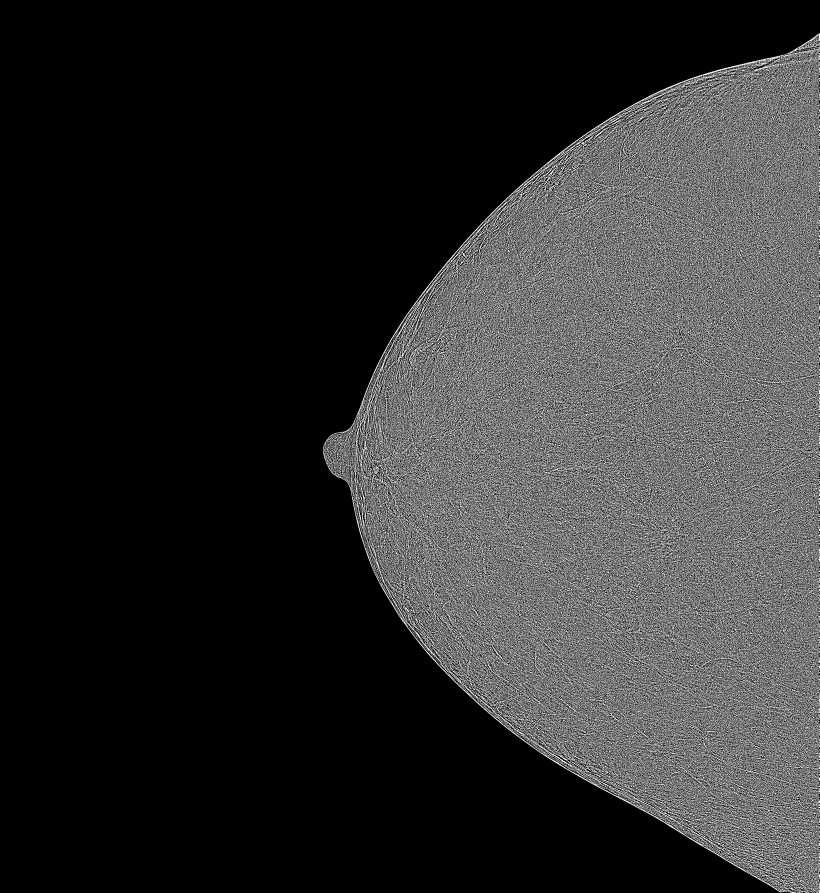
#> input picture CNN_Layer_Visualization/Keggal_set(for testing only)/Lay_visualization/Abnormal/1171817874.png_scale2_1.png, 4915 x 5355 px (shown at 1/6 size)
$ python -i Data_process.py   (imports and definitions only)   (older library calls are emulated)
#> lines starting #> are read from the running program, lines starting #| are printed output that depends on the picture; after the words box and inside, x2 and y2 are one past the last pixel; in counts of white or black regions, pixels touching at a corner belong together
#> further down, picture is the input picture: PIL image 4915x5355 L; min 0, max 255, mean 45.7
__author__ = "JasonLuo"
import pydicom
import os
import shutil
from tqdm.auto import tqdm
import numpy as np
from PIL import Image, ImageOps
from skimage import measure
import cv2

## this file is used to sort DCM file based on it viewPosition - CC and MLO
## and convert all the DCM images into PNG images
## then using LOG filter to upscale one image to six images
def multi_scale_analysis(image):
    image = np.array(image)
    scales = [ 5 ,7, 9,11,13 , 15]
    results = []
    for scale in scales:
        # Apply Laplacian operator with current scale
        filtered = cv2.Laplacian(image, cv2.CV_64F, ksize=scale)
        results.append(filtered)
    return results
def dicom_to_png(dicom_path):
    # Load the DICOM file
    ds = pydicom.dcmread(dicom_path)

    # Get the pixel data
    pixel_array = ds.pixel_array

    # Normalize the pixel values
    pixel_min = pixel_array.min()
    pixel_max = pixel_array.max()
    pixel_range = pixel_max - pixel_min

    normalized_array = (pixel_array - pixel_min) / pixel_range * 255.0

    # Convert the pixel array to a PIL image
    image = Image.fromarray(normalized_array.astype('uint8'))

    # Crop the image based on the breast region
    # cropped_image = crop_breast_region(image)

    return image


def crop_breast_region(image):
    # Convert the image to grayscale
    grayscale_image = image.convert('L')

    # Apply thresholding to create a binary image
    binary_image = grayscale_image.point(lambda x: 0 if x < 128 else 255, '1')
#> binary_image: PIL image 4915x5355 1; 17.9% white in thin lines or dots, all inside (x1, y1, x2, y2) = (1938, 201, 4915, 5355)

    # Invert the binary image
    inverted_image = ImageOps.invert(binary_image)
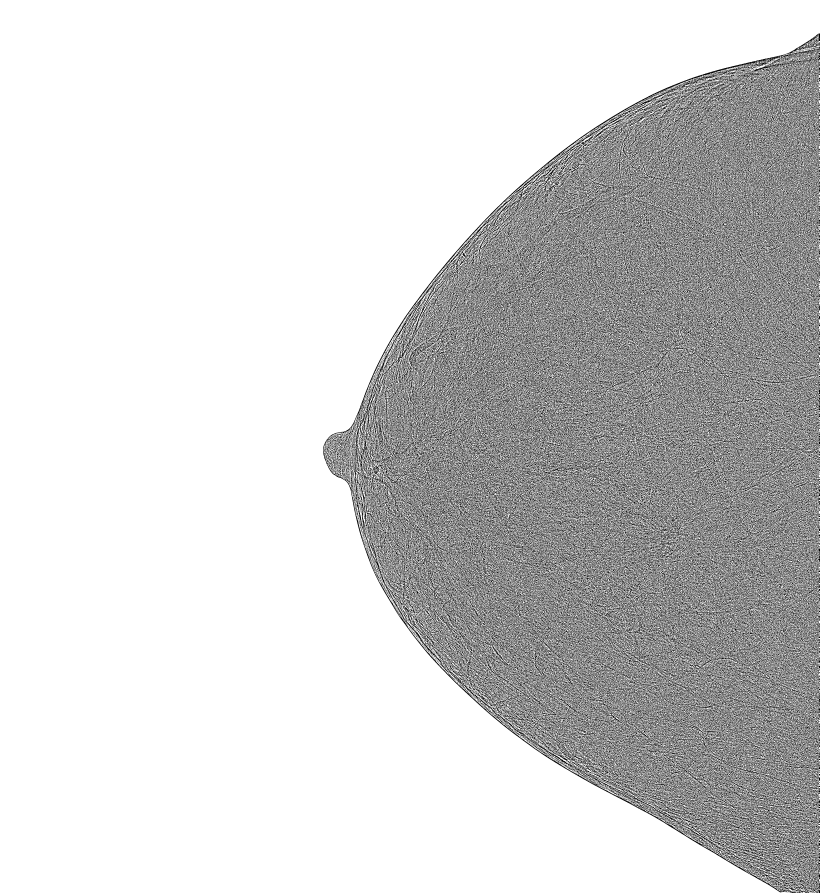
#> inverted_image: PIL image 4915x5355 1 (shown at 1/6 size); 82.1% white; black in thin lines or dots, all inside (x1, y1, x2, y2) = (1938, 201, 4915, 5355)

    # Find contours in the inverted binary image
    contours = measure.find_contours(np.array(inverted_image), 0.5, fully_connected='low')
#> contours = 76148 point arrays, longest 123525 points

    # Find the largest contour (assumed to be the breast region)
    largest_contour = max(contours, key=len)
#> largest_contour = 123525 pairs, first value 298.5 to 5354, second value 1941.5 to 4914

    # Get the bounding box coordinates of the largest contour
    min_row, min_col = np.min(largest_contour, axis=0)
#> min_row = 298.5; min_col = 1941.5
    max_row, max_col = np.max(largest_contour, axis=0)
#> max_row = 5354; max_col = 4914

    # Crop the image based on the bounding box coordinates
    cropped_image = image.crop((min_col, min_row, max_col, max_row))
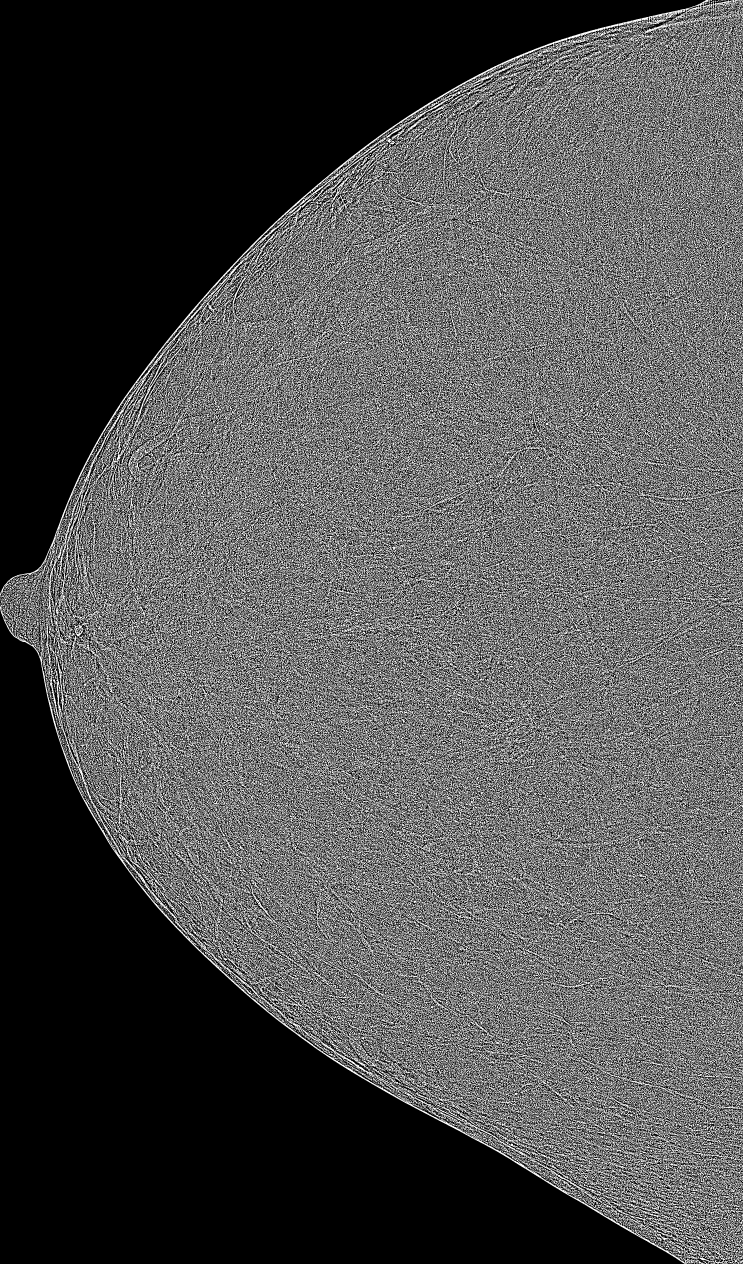
#> cropped_image: PIL image 2972x5056 L (shown at 1/4 size); min 0, max 255, mean 79.9


    return cropped_image

# Specify the directory containing the DICOM files


directory = 'D:/WholeDataSet'
target = 'D:/Estern_PNG'
# [29 lines not run here, left out]

>>> from PIL import Image
>>> picture = Image.open('../../../../CNN_Layer_Visualization/Keggal_set(for testing only)/Lay_visualization/Abnormal/1171817874.png_scale2_1.png')
>>> result = crop_breast_region(picture)

$ run again, on CNN_Layer_Visualization/Keggal_set(for testing only)/Lay_visualization/Abnormal/1203123196.png
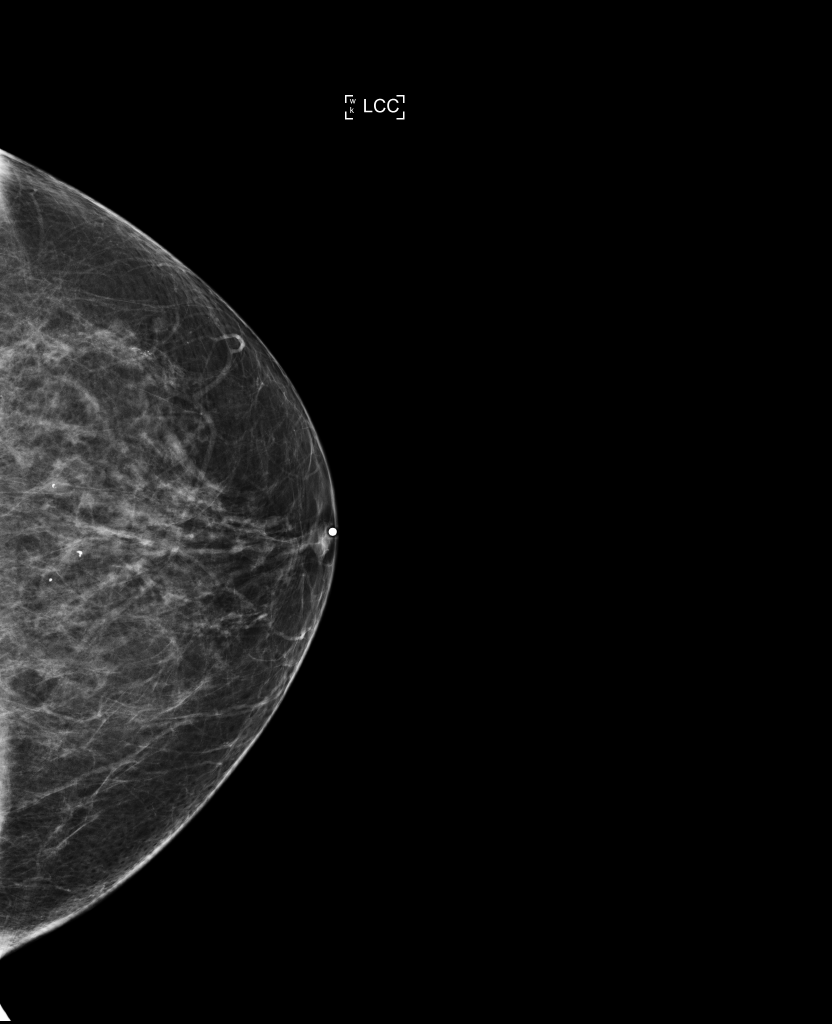
#> input picture CNN_Layer_Visualization/Keggal_set(for testing only)/Lay_visualization/Abnormal/1203123196.png, 3328 x 4096 px (shown at 1/4 size)
#> picture is the input picture: PIL image 3328x4096 L; min 0, max 255, mean 14.9
#> binary_image: PIL image 3328x4096 1; 0.98% white; 5048 white regions (4725 under 20 px), largest, box (x1, y1, x2, y2) and area: (0, 3645, 316, 3833) 11566, (426, 2813, 1114, 3569) 11306, (0, 2789, 58, 3330) 10871
#> in crop_breast_region, `inverted_image = ImageOps.invert(binary_image)`:
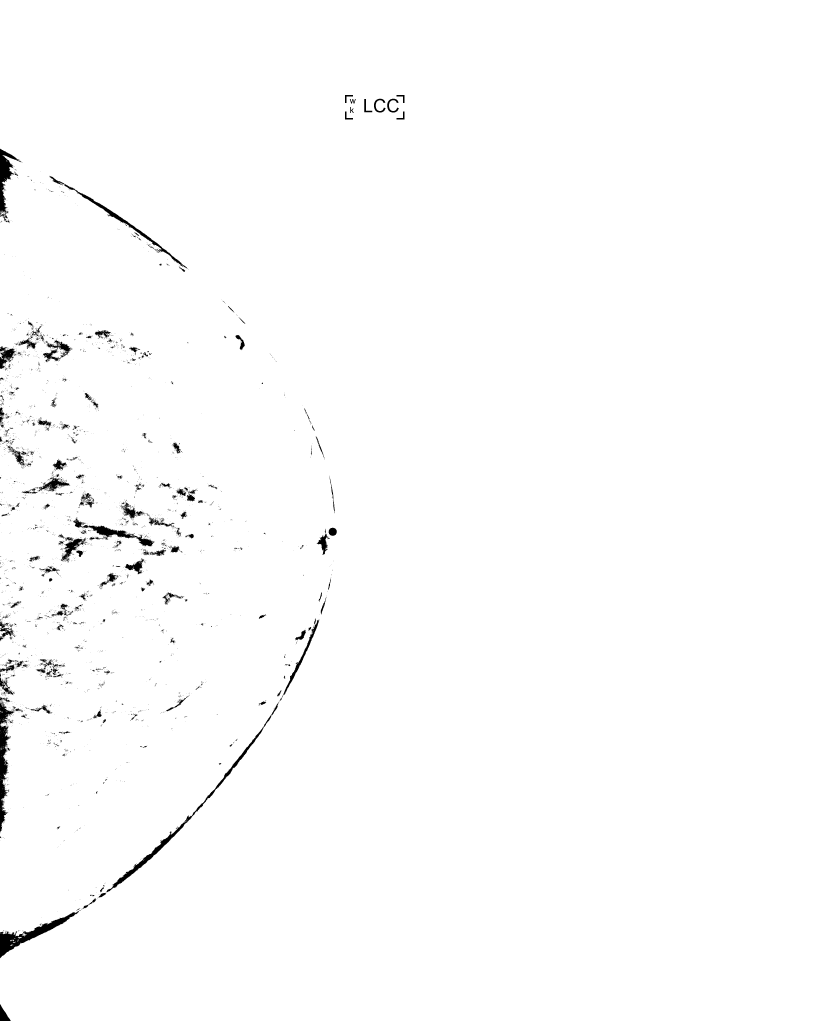
#> inverted_image: PIL image 3328x4096 1 (shown at 1/4 size); 99% white; 5048 black regions (4725 under 20 px), largest, box (x1, y1, x2, y2) and area: (0, 3645, 316, 3833) 11566, (426, 2813, 1114, 3569) 11306, (0, 2789, 58, 3330) 10871
#> contours = 7863 point arrays, longest 3235 points
#> largest_contour = 3235 pairs, first value 2812.5 to 3568.5, second value 425.5 to 1113.5
#> min_row = 2812.5; min_col = 425.5
#> max_row = 3568.5; max_col = 1113.5
#> in crop_breast_region, `cropped_image = image.crop((min_col, min_row, max_col, max_row))`:
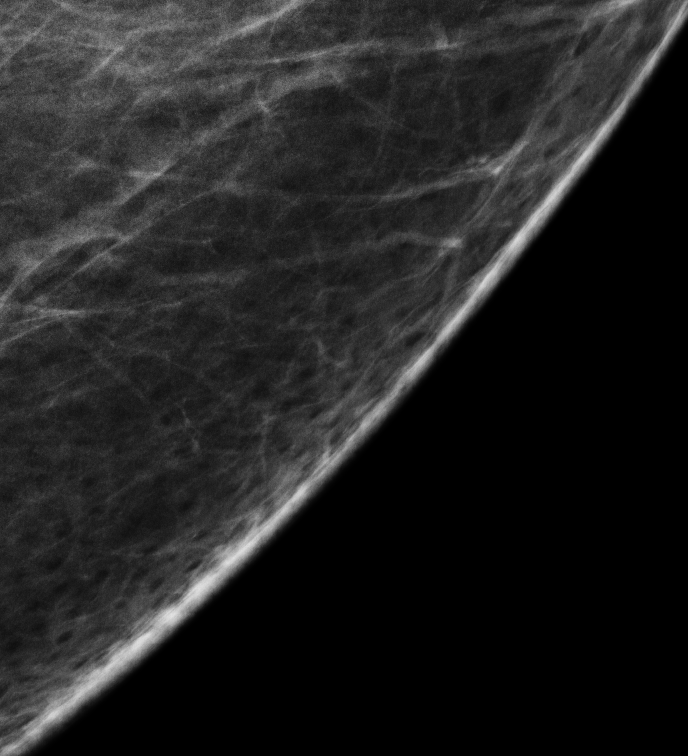
#> cropped_image: PIL image 688x756 L; min 0, max 225, mean 33.5
